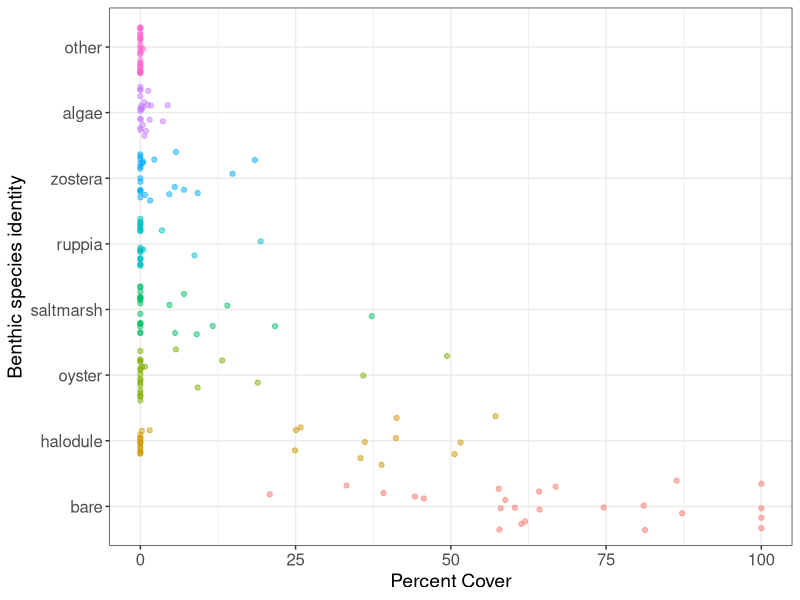
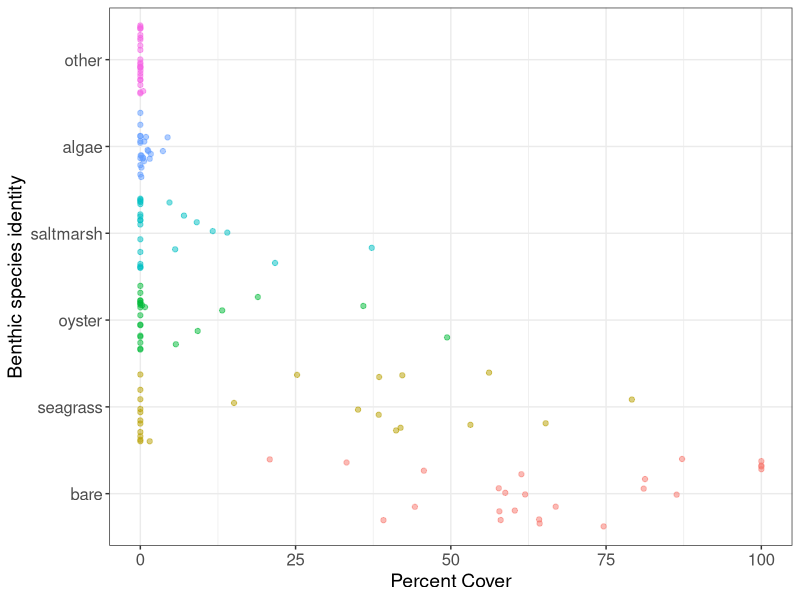
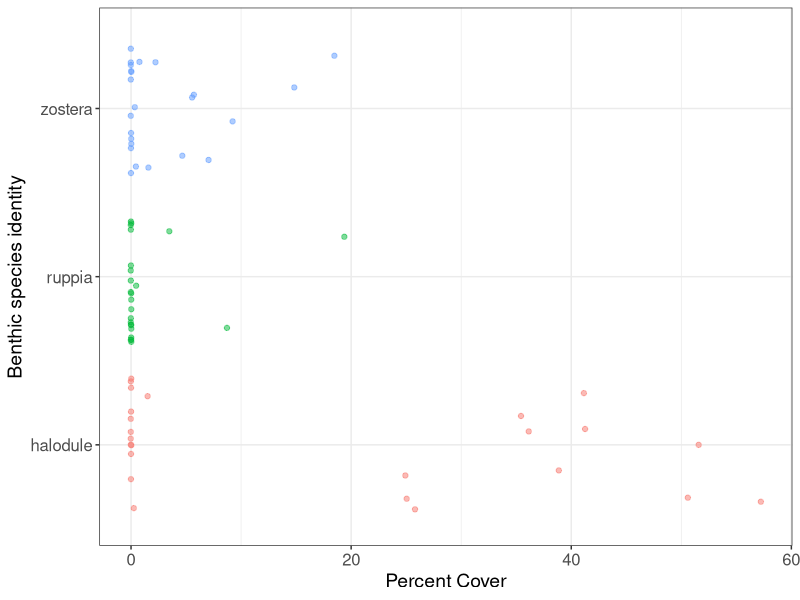
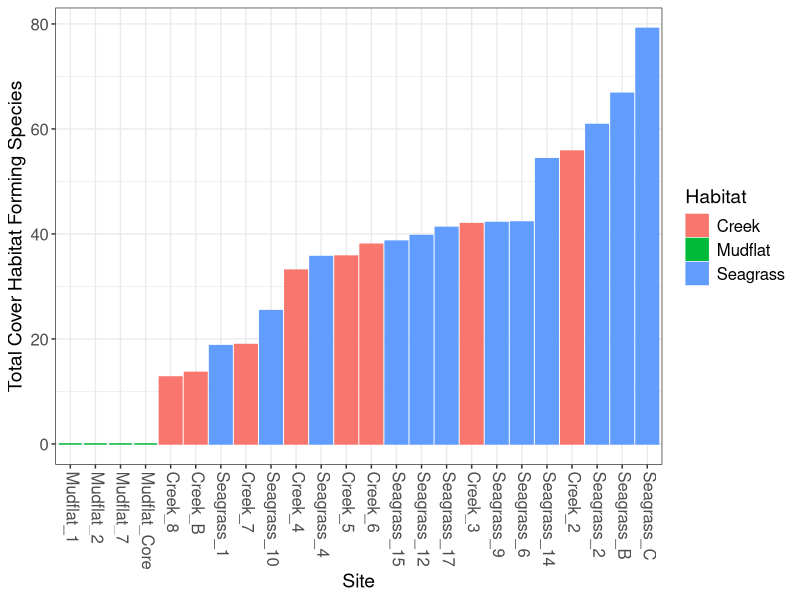
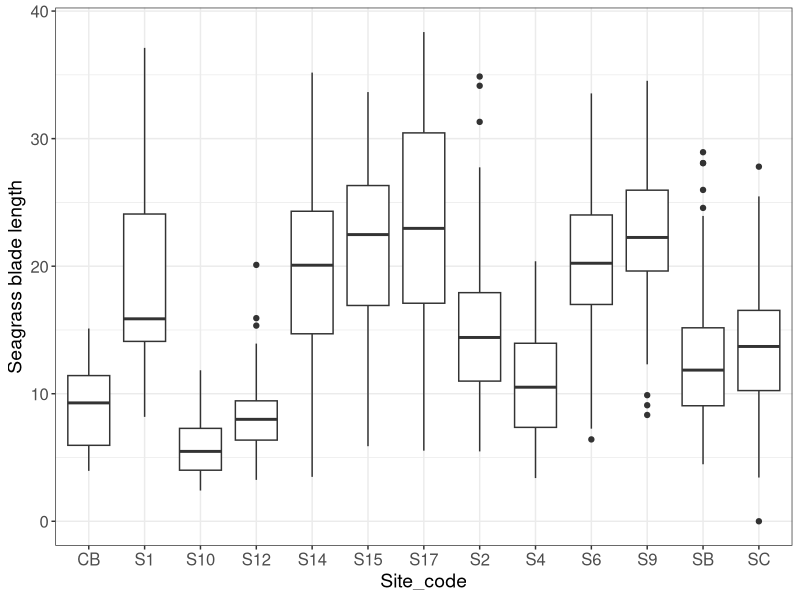

The R script that drew these images, in order: (Note: this script raises an error after producing the figures.)
## ---- chunk 1
#knitr::opts_chunk$set(echo = TRUE)
## ---- chunk 2
library(ggplot2)
library(dplyr)
library(tidyr)
library(vegan)
## ---- chunk 3
#rm(list = ls())
data = read.csv("data/clean_data/sound_habitat_data_2020.csv", header = TRUE)
## ---- chunk 4
# Average cover by each taxa at site level
# wide form
site_means = data %>% 
  group_by(deploy_num,site) %>%
  summarise(bare = mean(bare), halodule = mean(halodule), zostera = mean(zostera), 
            ruppia= mean(ruppia), algae = mean(algae), oyster = mean(oyster), saltmarsh = mean(saltmarsh),
            other = mean(other))

#long form
siteMean_pc = data.frame(gather(site_means, "identity", "perc_cover", -site, -deploy_num))
siteMean_pc$identity = factor(siteMean_pc$identity, levels = c("bare","halodule","oyster","saltmarsh",
                                                               "ruppia", "zostera", "algae", "other"))

ggplot(siteMean_pc, aes(x = perc_cover, y = identity, color = identity))+ theme_bw()+
  geom_point(alpha = .5, position = "jitter")+
  xlab('Percent Cover')+
  ylab('Benthic species identity')+
  theme(axis.title = element_text(size = 14), 
        axis.text = element_text(size = 12), 
        legend.position = "none")


## Benthic species community metrics
site_means$richness = apply(site_means[,c(4:10)]>0, 1, sum)
site_means$shannonD = diversity(site_means[,c(4:10)], "shannon")
site_means$evenness = site_means$shannonD/log(site_means$richness, base = 10)

## ---- chunk 5
data = data %>% mutate(seagrass= halodule+zostera+ruppia)

# wide form
site_means_comb = data %>% 
  group_by(deploy_num,site) %>%
  summarise(bare = mean(bare), seagrass = mean(seagrass), algae = mean(algae), 
            oyster = mean(oyster), saltmarsh = mean(saltmarsh), other = mean(other))

#long form
siteMean_pc_comb = data.frame(gather(site_means_comb, "identity", "perc_cover", -site, -deploy_num))
siteMean_pc_comb$identity = factor(siteMean_pc_comb$identity, 
                                   levels = c("bare","seagrass","oyster","saltmarsh","algae","other"))

ggplot(siteMean_pc_comb, aes(x = perc_cover, y = identity, color = identity))+ theme_bw()+
  geom_point(alpha = .5, position = "jitter")+
  xlab('Percent Cover')+
  ylab('Benthic species identity')+
  theme(axis.title = element_text(size = 14), 
        axis.text = element_text(size = 12), 
        legend.position = "none")

seagrass_pc = site_means[,c(1,2,4:6)]
seagrass_pc_long = data.frame(gather(seagrass_pc, "identity", "perc_cover", -site, -deploy_num))

ggplot(seagrass_pc_long, aes(x = perc_cover, y = identity, color = identity))+ theme_bw()+
  geom_point(alpha = .5, position = "jitter")+
  xlab('Percent Cover')+
  ylab('Benthic species identity')+
  theme(axis.title = element_text(size = 14), 
        axis.text = element_text(size = 12), 
        legend.position = "none")

## Benthic species community metrics
site_means_comb$richness_comb = apply(site_means_comb[,c(4:8)]>0, 1, sum)
site_means_comb$shannonD_comb = diversity(site_means[,c(4:8)], "shannon")
site_means_comb$evenness_comb = site_means$shannonD/log(site_means$richness, base = 10)

## ---- chunk 6
data = data %>% 
  mutate(total_cover = halodule+zostera+ruppia+saltmarsh+oyster+algae+other, 
         habitat = case_when(grepl("Seagrass", site) ~ "seagrass", 
                             grepl("Creek", site) ~ "creek",
                             grepl("Mudflat", site) ~ "mudflat"))

total_cover = data %>%
  group_by(deploy_num, site) %>%
  summarise(total_cover = mean(total_cover)) %>%
  mutate(Habitat = case_when(grepl("Seagrass", site) ~ "Seagrass", 
                             grepl("Creek", site) ~ "Creek",
                             grepl("Mudflat", site) ~ "Mudflat"))

ggplot(total_cover , aes(x = reorder(site, total_cover), y = total_cover, 
                         fill = Habitat, color = Habitat))+theme_bw()+
  geom_col()+ 
  theme(axis.text.x = element_text(angle = -90, hjust = 0, vjust = .3), 
        axis.title = element_text(size = 14),
        axis.text = element_text(size = 12),
        legend.text = element_text(size = 12),
        legend.title = element_text(size = 14))+
  labs(x = "Site", y = "Total Cover Habitat Forming Species")

## ---- chunk 7
seagrass = read.csv("data/raw_data/seagrass_all.csv", header = TRUE)
seagrass$id = paste(seagrass$site, seagrass$Transect, sep = "_")
seagrass_max = read.csv("data/clean_data/seagrass_max_canopy.csv", header = TRUE) #max canopy as calculated in excel

ggplot(seagrass, aes(x = Site_code, y = Length))+ theme_bw()+
  geom_boxplot()+ ylab("Seagrass blade length")+
  theme(axis.title = element_text(size = 14), 
        axis.text = element_text(size = 12))

# Calculate mean blade length by transect
seagrass_summary = seagrass %>%
  group_by(Date, site, Transect) %>%
  summarise(mean = mean(Length))

# add max blade length to df - transect
seagrass_summary$max_10 = seagrass_max$mean_10
seagrass_summary$max_25perc = seagrass_max$mean_25percent

# Seagrass mean and max canopy by site
seagrass_site = seagrass %>%
  group_by(Date, site) %>%
  summarise(avg_blade_length = mean(Length))

# Shoot density
shoot_data = data %>% 
  filter(canopy.sampled == "yes")
avg_shoot_density = shoot_data %>% 
  group_by(deploy_num, site) %>%
  summarize(avg_shoot_density = mean(shoot.density1_16m2))

### Summarize max canopy by site then add to seagrass_site
# Calculates site mean by averaging the max of each transect --> this is not how the cover is calculated
# Do I need to go back and summarize the max canopy by site more generally?
max_canopy_site = seagrass_summary %>%
  group_by(site) %>%
  summarise(max_10 = mean(max_10), max_25perc = mean(max_25perc))
seagrass_site$max_10 = max_canopy_site$max_10
seagrass_site$max_25perc = max_canopy_site$max_25perc

seagrass_all = right_join(avg_shoot_density,seagrass_site, by = "site")

## ---- chunk 8
trawl = read.csv("data/raw_data/trawl/summer_trawl_data_2019.csv", header = TRUE)

catch_data = data.frame(trawl[,c(1,3:5,7,13:17,19:67)])
spp_data = catch_data[,11:59]
spp_data[is.na(spp_data)] = 0
spp_data = spp_data[, colSums(spp_data) > 0]
catch_data = cbind(catch_data[,1:10],spp_data)

# species = data.frame(colnames(spp_data))
# write.csv(species, file = "species_list.csv")

catch_long = data.frame(gather(catch_data, "identity", "abund", -Date, -Tow_number,-Site, -Project.Site.Name, 
                               -Habitat, -Distance_m, -Distance_km_speed_duration_calc, -Depth_m, -Temp_C, -Sal_ppt))
catch_long = catch_long %>%
 mutate(std_dist = Distance_m/100, std_abund = abund/std_dist)

std_catch = data.frame(pivot_wider(catch_long,id_cols = 1:10, names_from = "identity",values_from = "std_abund"))

species_list = read.csv("data/metadata/species_list.csv", header = TRUE)

catch_long = left_join(catch_long, species_list[,c(2,4:7)], by = c("identity" = "colnames.spp_data.")) 

# calculating soniferous spp richness
# this is the value for each - likely want to follow the same method before and use the single summed values

soniferous = catch_long %>%
  filter(abund > 0)%>%
  group_by(Project.Site.Name,Tow_number, soniferous)%>%
  summarize(soniferous_S = n()) %>%
  filter(soniferous == 'Y')

# Community metrics
rep_metrics  = std_catch[,c(1:5,8:10)]
rep_metrics$total_abund = rowSums(std_catch[,11:46])
rep_metrics$richness = apply(std_catch[,c(11:46)]>0, 1, sum)
rep_metrics$shannonD = diversity(std_catch[,11:46], "shannon")
rep_metrics$evenness = rep_metrics$shannonD/log(rep_metrics$richness, base = 10)

# write.csv(rep_metrics, "rep_metrics.csv")
## Manually converted trawl replicates into rows

rep_metrics = read.csv("data/clean_data/rep_metrics.csv", header = T)

# rep_test = pivot_wider(catch_long, id_cols = 1:10,
#             names_from = c(Tow_number, identity), 
#             values_from = std_abund,
#             names_sep = "_")

# trial for summing trawls - SUCCESS!
catch_long$Depth_m = as.numeric(catch_long$Depth_m)
test_catch = catch_long %>%
  group_by(Project.Site.Name, identity) %>%
  summarise(habitat = Habitat, guild = guild, guild_secondary = guild_secondary, soniferous = soniferous, 
            depth_m_avg = mean(Depth_m), temp_avg = mean(Temp_C), sal_avg = mean(Sal_ppt),
            dist_m_sum = sum(Distance_m), abund_sum = sum(abund))

test_catch = test_catch %>%
 mutate(std_dist_sum = dist_m_sum/200, std_abund_sum = abund_sum/std_dist_sum)

test_catch = distinct(test_catch)

std_catch_sum = data.frame(pivot_wider(test_catch,id_cols = c(1,3,7:9), 
                                       names_from = "identity",values_from = "std_abund_sum"))
# need to follow columns here
# Community metrics summed
trawl_metrics = std_catch_sum[,c(1:5)]
trawl_metrics$total_abund_sum = rowSums(std_catch_sum[,6:41])
trawl_metrics$comm_richness_sum = apply(std_catch_sum[,c(6:41)]>0, 1, sum)
trawl_metrics$comm_shannonD_sum = diversity(std_catch_sum[,6:41], "shannon")
trawl_metrics$comm_evenness_sum = trawl_metrics$comm_shannonD_sum/log(trawl_metrics$comm_richness_sum, base = 10)

guild_abund = test_catch %>%
  group_by(Project.Site.Name,guild) %>%
  summarise(guild_abund = mean(std_abund_sum))

guild_abund = pivot_wider(guild_abund, id_cols = 1, names_from = "guild", values_from = "guild_abund")

trawl_metrics = left_join(trawl_metrics, guild_abund, by = "Project.Site.Name")

guild2_abund = test_catch %>%
  group_by(Project.Site.Name,guild_secondary) %>%
  summarise(guild2_abund = mean(std_abund_sum))

guild2_abund = pivot_wider(guild2_abund, id_cols = 1, names_from = "guild_secondary", values_from = "guild2_abund")
trawl_metrics = left_join(trawl_metrics, guild2_abund, by = "Project.Site.Name")

trawl_metrics = left_join(trawl_metrics, rep_metrics[,c(4,6:19)], by = "Project.Site.Name")

# correct the site code of Mudflat A in Core Sound: MA --> MFA
trawl_metrics[trawl_metrics == "MA"] = "MFA"

## ---- chunk 9
# need to add site names to this dataframe, they are not in the same order as the habitat variables
spl_pmHT = as.data.frame(read.csv("data/clean_data/avg_pmHT_spl.csv", header = TRUE))
spl_pmHT_dB = cbind(spl_pmHT$site, 10*log10(spl_pmHT[,2:5]))

## ---- chunk 10
ecometrics = site_means
ecometrics$seagrass_comb = site_means_comb$seagrass
ecometrics$richness_comb = site_means_comb$richness_comb
ecometrics$shannonD_comb = site_means_comb$shannonD_comb
ecometrics$evenness_comb = site_means_comb$evenness_comb
ecometrics$totalcover = total_cover$total_cover
ecometrics = left_join(ecometrics, seagrass_all, by =  "site")
ecometrics = subset(ecometrics, select = -c(deploy_num.y,Date))

#create matching habitat variable to join habitat and trawl data
ecometrics$site_code = c("C7","MF2","SG10","SG12","C2","MF1","SG2","SG4","CB","MFA","SB","SC","C8","MF7","SG6","SG9",
                         "C4","C5","S14","S15","C3","C6","SG1","SG17") 
ecometrics = left_join(ecometrics, trawl_metrics, by = c("site_code"="Project.Site.Name"))

ecometrics = left_join(ecometrics, spl_pmHT_dB, by = c("site_code" = "spl_pmHT$site"))

# save ecometrics dataframe as csv
write.csv(ecometrics, "data/clean_data/ecometrics.csv")

